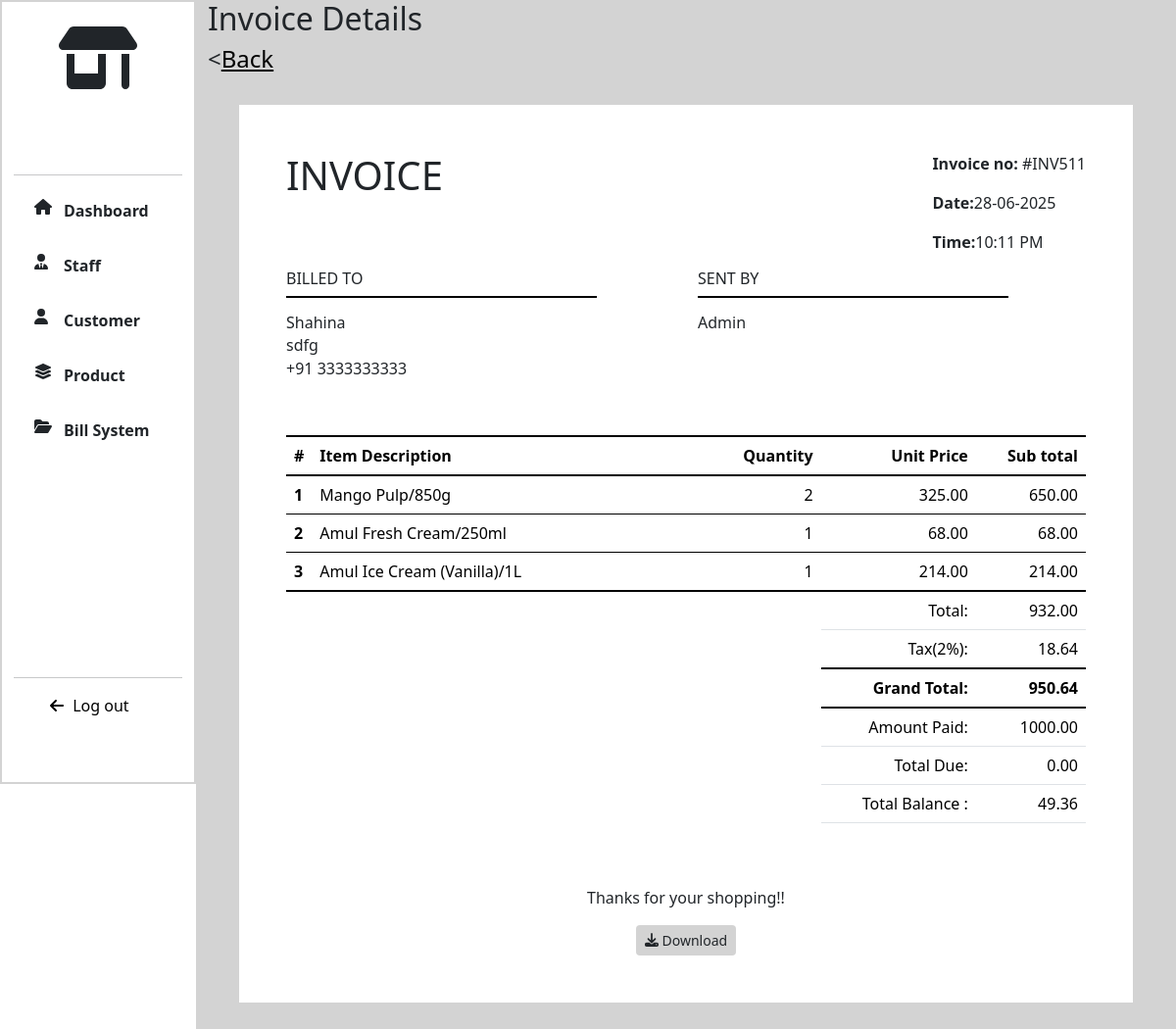
Page /BILLING/view_invoice/511 (signed in) on the committed database.
### BILLING/models.py (models this page shows, shortened)
class Invoice(models.Model):
    customer=models.ForeignKey(Customer,on_delete=models.CASCADE)
    staff=models.ForeignKey(User,on_delete=models.CASCADE)
    date=models.DateTimeField(auto_now_add=True)
    gst_percentage=models.IntegerField(default=2)
    gst=models.DecimalField(max_digits=5,decimal_places=2,default=0.00)
    total = models.DecimalField(max_digits=15,decimal_places=2,default=0)
    grand_total=models.DecimalField(max_digits=15,default=0,decimal_places=2)
    amount_paid=models.DecimalField(max_digits=10,decimal_places=2,default=0.00)
    amount_due=models.DecimalField(max_digits=10,decimal_places=2,default=0.00)

class InvoiceItem(models.Model):
    invoice=models.ForeignKey(Invoice,on_delete=models.CASCADE)
    product=models.ForeignKey(Product,on_delete=models.CASCADE)
    quantity=models.PositiveIntegerField(default=1)
    sub_total = models.DecimalField(max_digits=10,decimal_places=2,default=0.00)

### CUSTOMER/models.py (models this page shows, shortened)
class Customer(models.Model):
    fullname=models.CharField(max_length=255)
    phone=models.IntegerField(unique=True)
    address=models.TextField()
    wallet=models.DecimalField(max_digits=10,decimal_places=2,default=0.00)
    credit_limit = models.DecimalField(max_digits=10, decimal_places=2, default=Decimal('1000.00'))

### PRODUCT/models.py (models this page shows, shortened)
class Product(models.Model):
    product_id=models.CharField(max_length=10)
    name=models.CharField(max_length=255)
    description=models.TextField(null=True,blank=True)
    price=models.DecimalField(max_digits=10,decimal_places=2)
    stock=models.PositiveIntegerField()
    image=models.ImageField(upload_to='products/',null=True,blank=True)
    category=models.CharField(choices=CATEGORY_CHOICES,max_length=255,null=True,blank=True)
    is_active=models.BooleanField(default=True)
    created_at=models.DateTimeField(auto_now_add=True)
    updated_at=models.DateTimeField(auto_now=True)

### BILLING/views.py (the view)
# urls.py: path('view_invoice/<int:id>',views.view_invoice,name="view_invoice"),
@login_required
def view_invoice(request,id):
    invoice=Invoice.objects.get(id=id)
    invoiceItem=InvoiceItem.objects.filter(invoice=invoice)
    due = 0
    balance = 0
    print(invoice.amount_due)
    if invoice.amount_due < 0:
        due = abs(invoice.amount_due)
    elif invoice.amount_due > 0:
        balance = invoice.amount_due
    return render(request,"view_invoice.html",locals())

### Templates/view_invoice.html (shortened to what this page needs)
{% extends 'extends.html' %}
{% load static %}
{% block link %}
<link rel="stylesheet" href="{% static '/CSS/product.css' %}">
<link rel="stylesheet" href="{% static '/CSS/invoice.css' %}">
{% endblock %}
{% block content %}
<div class="col-lg-10 col-md-9 col-sm-9 page-col">
   <section class="view-page">
    <h2>Invoice Details</h2>
    <h4 class="back"><<a href="{% url 'invoices' %}">Back</a></h4>
    <div class="invoice p-4">
        <div class="invoice-content">
            <div class="header-invoice p-4">
                <div class="top-header">
                  <div class="header-left d-flex" >
                      <div>
                        <h1>INVOICE</h1>
                      </div>
                    </div>
                    <div class="header-right">
                      <p><strong>Invoice no: </strong>#INV{{ invoice.id }}</p>
                      <p><strong>Date:</strong>{{ invoice.date|date:"d-m-Y" }}</p>
                      <p><strong>Time:</strong>{{ invoice.date|time:"h:i A" }}</p>
                    </div>
                </div>
                <div class="bottom-header row">
                  <div class="bill-to col-lg-6">
                      <h6 class="">BILLED TO</h6>
                      <hr class="header-hr">
                       <div class="content-bill-to">
                          <h6>{{ invoice.customer.fullname }}</h6>
                          <p>{{ invoice.customer.address }}</p>
                          <p>+91 {{ invoice.customer.phone }}</p>
                       </div>
                  </div>
                  <div class="sent-by col-lg-6">
                      <h6 class="">SENT BY</h6>
                      <hr class="header-hr">
                       <div class="content-bill-to">
                          <h6>{% if request.user.is_superuser %}Admin{% else %}{{ invoice.staff.first_name }} {{ invoice.staff.last_name }}{% endif %}</h6>
                       </div>
                  </div>
                </div>
              </div>
              <div class="content-invoice p-4">
                  <table class="table invoice-table">
                      <thead class="table-head">
                        <tr>
                          <th scope="col" style="width: 2%;">#</th>
                          <th scope="col" style="width: 50%;">Item Description</th>
                          <th scope="col" style="text-align: right;">Quantity</th>
                          <th scope="col" style="text-align: right;">Unit Price</th>
                          <th scope="col" style="text-align: right;">Sub total</th>
                        </tr>
                      </thead>
                      <tbody  class="table-body">
                        {% for item in invoiceItem %}
                        <tr>
                          <th scope="row">{{ forloop.counter }}</th>
                          <td>{{ item.product.name }}/{{ item.product.description}}</td>
                          <td style="text-align: right;">{{ item.quantity }}</td>
                          <td style="text-align: right;">{{ item.product.price }}</td>
                          <td style="text-align: right;">{{ item.sub_total|floatformat:2 }}</td>
                        </tr>
                        {% endfor %}
                    </tbody>
                    <tfoot class="table-foot">
                          <tr>
                            <th colspan="3" style="border: none;"></th>
                            <td class="footer-text">Total:</td>
                            <td style="text-align: right;">{{ invoice.total }}</td>
                          </tr>
                          <tr>
                            <th colspan="3" style="border: none;"></th>
                            <td class="footer-text">Tax({{ invoice.gst_percentage }}%):</td>
                            <td style="text-align: right;">{{ invoice.gst }}</td>
                          </tr>
                          <tr class="footer-last-tr" >
                            <th colspan="3" style="border: none;"></th>
                            <td class="footer-text"><strong>Grand Total:</strong></td>
                            <td style="text-align: right;"><strong>{{ invoice.grand_total|floatformat:2 }}</strong></td>
                          </tr>
                          <tr>
                            <th colspan="3" style="border: none;"></th>
                            <td class="footer-text">Amount Paid:</td>
                            <td style="text-align: right;">{{ invoice.amount_paid }}</td>
                          </tr>
                          <tr>
                            <th colspan="3" style="border: none;"></th>
                            <td class="footer-text">Total Due:</td>
                            <td style="text-align: right;">{{ due|floatformat:2 }}</td>
                          </tr>
                          <tr>
                            <th colspan="3" style="border: none;"></th>
                            <td class="footer-text">Total Balance :</td>
                            <td style="text-align: right;">{{ balance|floatformat:2 }}</td>
                          </tr>
                    </tfoot>
                  </table>
              </div>
        </div>
        <div class="msg p-4">
            <div>
                <p>Thanks for your shopping!!</p>
                <a href="{% url 'invoice_pdf' invoice.id %}" class="btn btn-product btn-sm"><i class="fa-solid fa-download"></i> Download</a>
            </div>
        </div>
    </div>
   </section>
</div>
{% endblock %}

### static/CSS/index.css (style rules this page uses)
body { margin: 0px; padding: 0px; box-sizing: border-box; }

### static/CSS/dashboard.css (style rules this page uses)
.row { height: 100vh; }
.page-col { background-color: lightgray; margin-left: auto; }

### static/CSS/product.css (style rules this page uses)
.btn-product { background-color:lightgray !important; }
.back a { color:#000; }

### static/CSS/invoice.css (style rules this page uses)
.invoice { display: flex; flex-direction: column; height: auto; min-height: 50vh; background-color: #fff; padding: 2rem; margin: 2rem; }
.top-header { display:flex; justify-content:space-between; }
.header-hr { border:1px solid #000; opacity:1; margin-top:0px !important; width: 80%; }
.content-bill-to { line-height:0.5rem; }
.msg { text-align:center; }
.invoice-table { border-top:2px solid #000; }
.table-head { border-bottom:2px solid #000; }
.table-body { border-bottom:2px solid #000; }
.bill-to, .sent-by, .total-details { width:50%; }
.footer-last-tr td { border-bottom: 2px solid #000; border-top: 2px solid #000; }
.table-foot .footer-text { text-align:right; }
.page-col { min-height: 100vh; }
.row { height: auto !important; }

### rows in the picture
Invoice: id "511", date "28-06-2025", date "10:11 PM", customer.fullname "Shahina", customer.address "sdfg", customer.phone "3333333333", total "932.00", gst_percentage "2", gst "18.64", grand_total "950.64", amount_paid "1000.00", amount_due "49.36"
InvoiceItem: product.name "Mango Pulp", product.description "850g", quantity "2", product.price "325.00", sub_total "650.00"
InvoiceItem: product.name "Amul Fresh Cream", product.description "250ml", quantity "1", product.price "68.00", sub_total "68.00"
InvoiceItem: product.name "Amul Ice Cream (Vanilla)", product.description "1L", quantity "1", product.price "214.00", sub_total "214.00"

### other values in the picture
{{ due|floatformat:2 }} "0.00"
